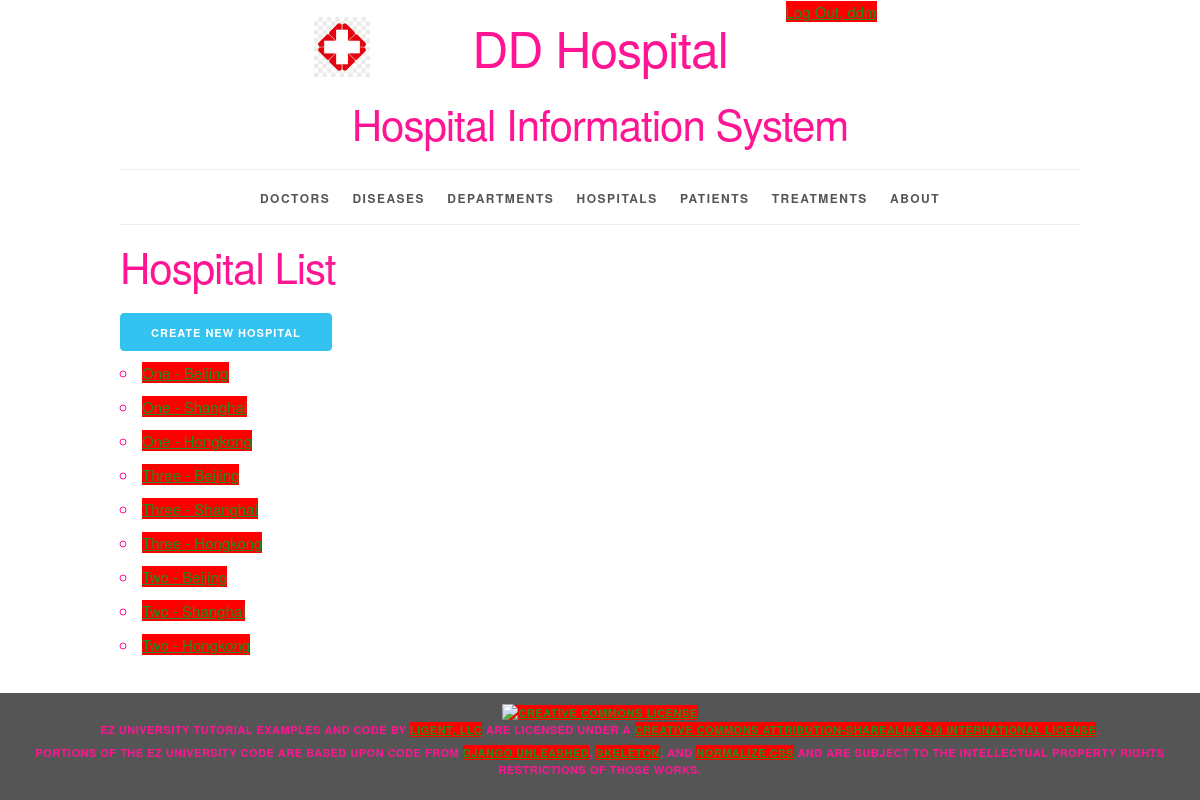
Page /hospital/ (signed in) on the committed database.
### sysinfo/models.py (models this page shows, shortened)
class Hospital(models.Model):
    hospital_id = models.AutoField(primary_key=True)
    street = models.ForeignKey(Street, related_name='hospitals', on_delete=models.PROTECT)
    city = models.ForeignKey(City, related_name='hospitals', on_delete=models.PROTECT)
    def __str__(self):
        return f'{self.street.street} - {self.city.city_name}'
    def get_absolute_url(self):
        return reverse('sysinfo_hospital_detail_urlpattern',
                       kwargs={'pk': self.pk}
                       )
    class Meta:
        ordering = ['street__street', 'city__city_sequence']
        constraints = [
            UniqueConstraint(fields=['street', 'city'], name='unique_hospital')
        ]

class Street(models.Model):
    street_id = models.AutoField(primary_key=True)
    street = models.IntegerField(unique=True)
    class Meta:
        ordering = ['street']

class City(models.Model):
    city_id = models.AutoField(primary_key=True)
    city_sequence = models.IntegerField(unique=True)
    city_name = models.CharField(max_length=45, unique=True)
    class Meta:
        ordering = ['city_sequence']

### sysinfo/views.py (the view)
class HospitalList(LoginRequiredMixin, PermissionRequiredMixin, ListView):
    model = Hospital
    permission_required = 'sysinfo.view_hospital'

### sysinfo/templates/sysinfo/hospital_list.html (shortened to what this page needs)
{% extends 'sysinfo/base.html' %}
{% block content %}
    <h2>Hospital List</h2>
    <div>
      <a href="{% url 'sysinfo_hospital_create_urlpattern' %}"
         class="button button-primary">
          Create New Hospital</a>
    </div>
    <ul>
        {% for hospital in hospital_list %}
            <li>
                <a href="{{ hospital.get_absolute_url }}">{{ hospital }}</a>
            </li>
        {% empty %}
            <li><em>There are currently no hospitals available.</em></li>
        {% endfor %}
    </ul>
{% endblock %}

### sysinfo/templates/sysinfo/base.html (shortened to what this page needs)
{% load static %}
<!DOCTYPE html>
<html lang="en">
<head>
    <link rel="stylesheet" type="text/css"
          href="{% static 'sysinfo/normalize.css' %}">
    <link rel="stylesheet" type="text/css"
          href="{% static 'sysinfo/skeleton.css' %}">
    <link rel="stylesheet" type="text/css"
          href="{% static 'sysinfo/style.css' %}">
</head>
<body>
<div class="container">
    <div class="status row">
        <div class="offset-by-eight four columns">
            <ul class="inline">
                {% if user.is_authenticated %}
                    <li><a href="{% url 'logout_urlpattern' %}">
                        Log Out, {{ user.get_username }}</a></li>
                {% else %}
                    <li><a href="{% url 'login_urlpattern' %}">
                        Log In</a></li>
                {% endif %}
            </ul>
        </div>
    </div>
    <header class="row">
        <div class="offset-by-one ten columns">
            <h1 class="logo">DD Hospital</h1>
            <h2>Hospital Information System</h2>
        </div>
    </header>
    <nav>
        <ul>
            {% if perms.sysinfo.view_doctor %}
                <li>
                    <a href="{% url 'sysinfo_doctor_list_urlpattern' %}">
                        Doctors</a></li>
            {% endif %}
            {% if perms.sysinfo.view_disease %}
                <li>
                    <a href="{% url 'sysinfo_disease_list_urlpattern' %}">
                        Diseases</a></li>
            {% endif %}
            {% if perms.sysinfo.view_department %}
                <li>
                    <a href="{% url 'sysinfo_department_list_urlpattern' %}">
                        Departments</a></li>
            {% endif %}
            {% if perms.sysinfo.view_hospital %}
                <li>
                    <a href="{% url 'sysinfo_hospital_list_urlpattern' %}">
                        Hospitals</a></li>
            {% endif %}
            {% if perms.sysinfo.view_patient %}
                <li>
                    <a href="{% url 'sysinfo_patient_list_urlpattern' %}">
                        Patients</a></li>
            {% endif %}
            {% if perms.sysinfo.view_treatment %}
                <li>
                    <a href="{% url 'sysinfo_treatment_list_urlpattern' %}">
                        Treatments</a></li>
            {% endif %}
            <li>
                <a href="{% url 'about_urlpattern' %}">
                    About</a></li>
        </ul>
    </nav>
    <main>
        {% block content %}{% endblock %}
    </main>
</div>
<footer>
    <p>
        <a rel="license" href="http://creativecommons.org/licenses/by-sa/4.0/">
            <img alt="Creative Commons License" style="border-width:0"
                 src="https://i.creativecommons.org/l/by-sa/4.0/88x31.png"/>
        </a><br/><span property="dct:title">EZ University Tutorial Examples and Code</span>
        by
        <a href="https://www.ligent.net" property="cc:attributionName"
           rel="cc:attributionURL">Ligent, LLC</a> are licensed under a
        <a rel="license" href="http://creativecommons.org/licenses/by-sa/4.0/">Creative Commons Attribution-ShareAlike
            4.0 International License</a>.
    </p>
    <p>Portions of the EZ University code are based upon code from
        <a href="https://django-unleashed.com">Django Unleashed</a>,
        <a href="http://getskeleton.com/">Skeleton</a>, and
        <a href="https://necolas.github.io/normalize.css/">Normalize.css</a> and
        are subject to the intellectual property rights restrictions of those works.
    </p>
</footer>
</body>
</html>

### sysinfo/static/sysinfo/skeleton.css (style rules this page uses)
.container { position: relative; width: 100%; max-width: 960px; margin: 0 auto; padding: 0 20px; box-sizing: border-box; }
.column, .columns { width: 100%; float: left; box-sizing: border-box; }
@media (min-width: 400px) { .container { width: 85%; padding: 0; } }
@media (min-width: 550px) { .container { width: 80%; } }
@media (min-width: 550px) { .column, .columns { margin-left: 4%; } }
@media (min-width: 550px) { .column:first-child, .columns:first-child { margin-left: 0; } }
@media (min-width: 550px) { .four.columns { width: 30.6666666667%; } }
@media (min-width: 550px) { .ten.columns { width: 82.6666666667%; } }
@media (min-width: 550px) { .offset-by-one.column, .offset-by-one.columns { margin-left: 8.66666666667%; } }
@media (min-width: 550px) { .offset-by-eight.column, .offset-by-eight.columns { margin-left: 69.3333333333%; } }
html { font-size: 62.5%; }
body { font-size: 1.5em; line-height: 1.6; font-weight: 400; font-family: "Raleway", "HelveticaNeue", "Helvetica Neue", Helvetica, Arial, sans-serif; color: #FF1493; }
h1, h2, h3, h4, h5, h6 { margin-top: 0; margin-bottom: 2rem; font-weight: 300; }
h1 { font-size: 4.0rem; line-height: 1.2; letter-spacing: -.1rem; }
h2 { font-size: 3.6rem; line-height: 1.25; letter-spacing: -.1rem; }
@media (min-width: 550px) { h1 { font-size: 5.0rem; } }
@media (min-width: 550px) { h2 { font-size: 4.2rem; } }
p { margin-top: 0; }
a { color: #228B22; }
.button, button, input[type="submit"], input[type="reset"], input[type="button"] { display: inline-block; height: 38px; padding: 0 30px; color: #555; text-align: center; font-size: 11px; font-weight: 600; line-height: 38px; letter-spacing: .1rem; text-transform: uppercase; text-decoration: none; white-space: nowrap; background-color: #BDB76B; border-radius: 4px; border: 1px solid #bbb; cursor: pointer; box-sizing: border-box; }
.button.button-primary, button.button-primary, input[type="submit"].button-primary, input[type="reset"].button-primary, input[type="button"].button-primary { color: #FFF; background-color: #33C3F0; border-color: #33C3F0; }
ul { list-style: circle inside; }
ol, ul { padding-left: 0; margin-top: 0; }
li { margin-bottom: 1rem; }
button, .button { margin-bottom: 1rem; }
pre, blockquote, dl, figure, table, p, ul, ol, form { margin-bottom: 2.5rem; }
.container:after, .row:after, .u-cf { content: ""; display: table; clear: both; }

### sysinfo/static/sysinfo/style.css (style rules this page uses)
html { height: 100%; background-color: #555; }
body { background-color: white; }
body>div>header { text-align: center;; }
header h1 { display: inline-block; font-weight: normal; font-style: normal; width: 100%; margin-top: 0; padding-top: 0; }
.logo { padding-top: 50px; background-image: url("/static/sysinfo/logo.png"); background-size: 50px; background-repeat: no-repeat; background-position: top; }
@media (min-width: 750px) { .logo { padding-top: 0; background-size: contain; background-position: 0% 0%; } }
@media (min-width: 1000px) { .logo { background-position: 10% 0%; } }
@media (min-width: 1200px) { .logo { background-position: 15% 0%; } }
nav { border-top: 1px solid #eee; width: 100%; border-bottom: 1px solid #eee; margin: 0 0 1em; padding: 0; }
nav ul { margin: 0; padding: 1em 0; list-style-type: none; text-align: center; }
nav ul li { display: inline; padding: 0; margin: 0 0.25em; font-weight: 600; text-transform: uppercase; text-align: center; font-size: 1rem; letter-spacing: .10rem; }
@media (min-width: 400px) { nav ul li { letter-spacing: .15rem; font-size: 1.2rem; margin: 0 0.5em; } }
@media (min-width: 550px) { nav ul li { margin: 0 0.75em; } }
nav ul li a { color: #555; text-decoration: none; background-color: transparent; cursor: pointer; }
.inline { list-style-type: none; padding: 0; margin: 0 0 -0.5em; }
.inline li { display: inline; }
body>footer { width: 100%; background-color: #555; font-size: 1.1rem; letter-spacing: .05rem; font-weight: 600; text-transform: uppercase; text-align: center; padding: 1em 0; margin: 1em 0; }
body>footer p { margin-bottom: 0.5rem; }

### rows in the picture
Hospital: street+city "One - Beijing"
Hospital: street+city "One - Shanghai"
Hospital: street+city "One - Hongkong"
Hospital: street+city "Three - Beijing"
Hospital: street+city "Three - Shanghai"
Hospital: street+city "Three - Hongkong"
Hospital: street+city "Two - Beijing"
Hospital: street+city "Two - Shanghai"
Hospital: street+city "Two - Hongkong"

### other values in the picture
{{ user.get_username }} "ddm"
